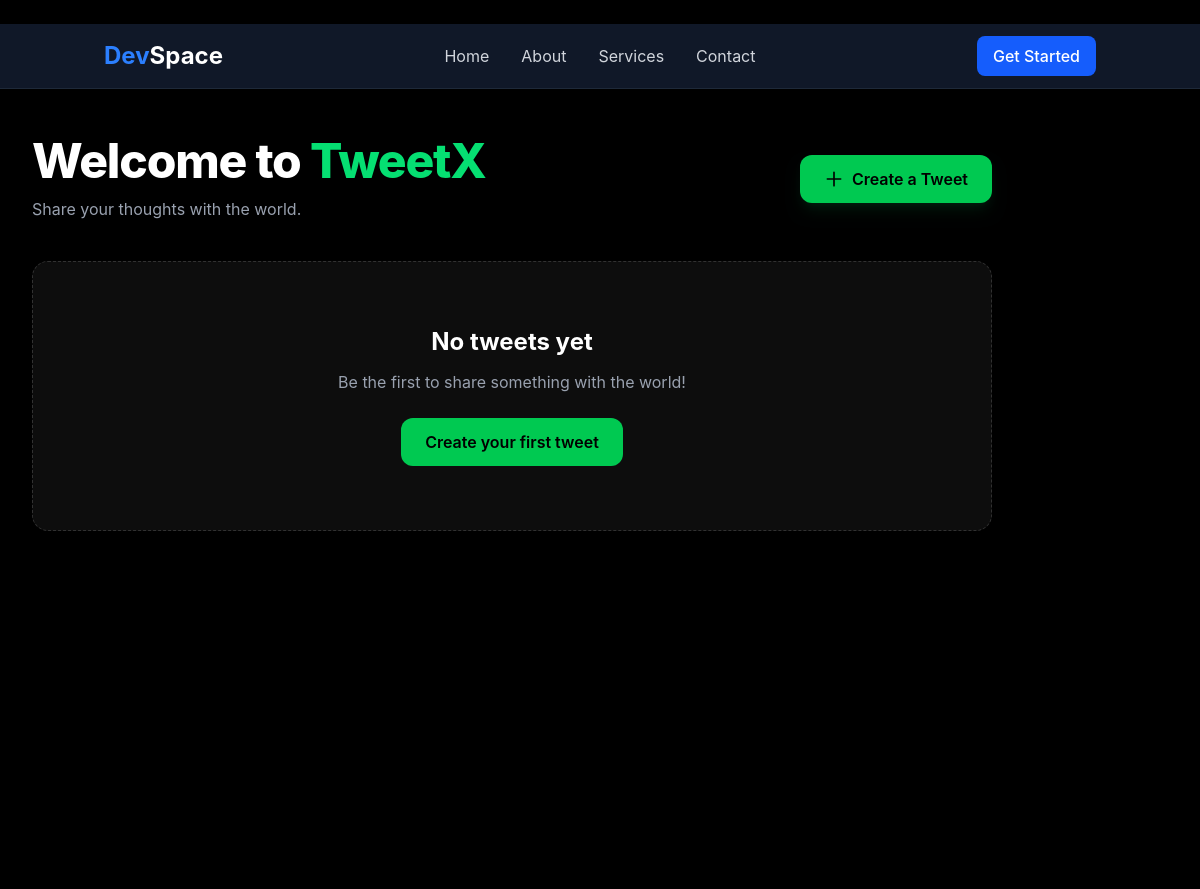
Page /tweet/ on the earlier database version.
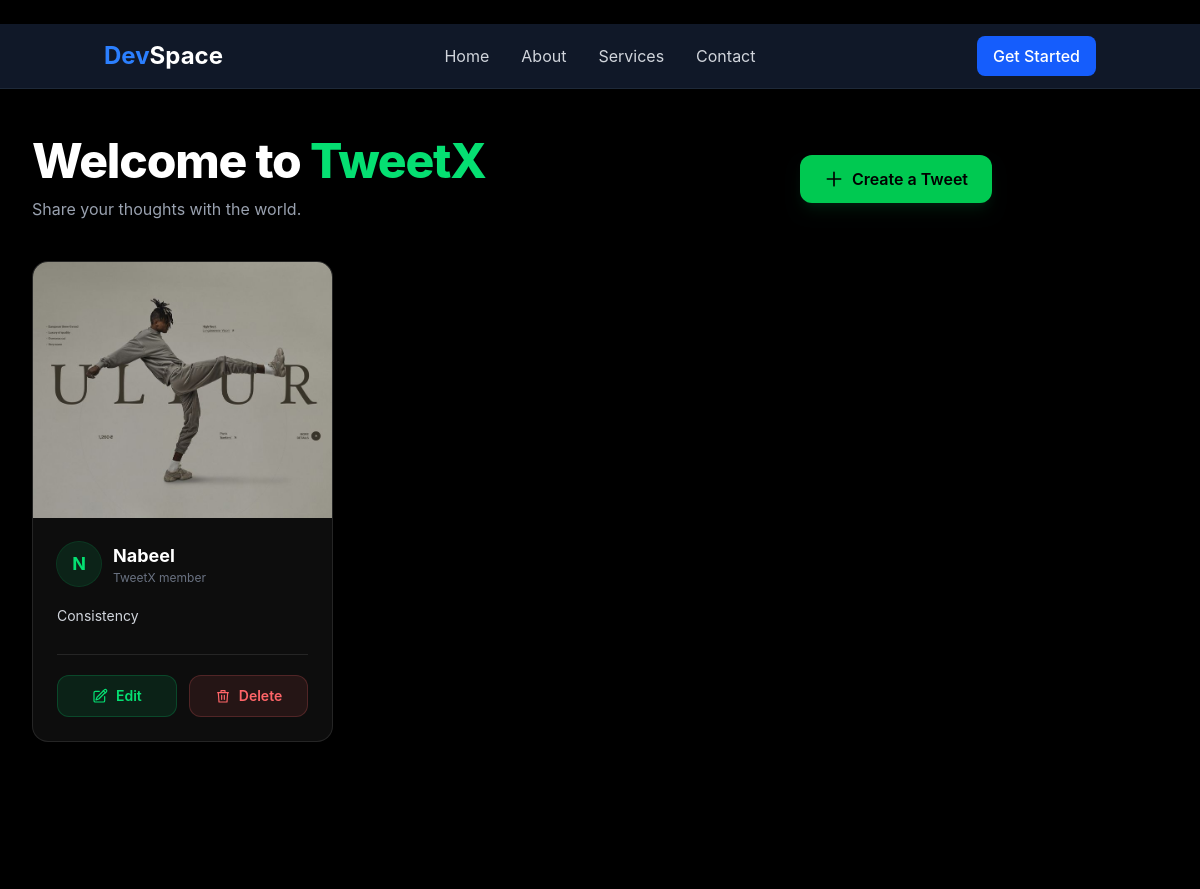
Same page on the later database version.
### tweet/models.py (models this page shows, shortened)
class Tweet(models.Model):
    user = models.ForeignKey(User, on_delete=models.CASCADE)
    text = models.TextField(max_length=240)
    photo = models.ImageField(upload_to='photos/', blank=True, null=True)
    created_at = models.DateTimeField(auto_now_add=True)
    updated_at = models.DateTimeField(auto_now=True)

### tweet/views.py (the view)
# urls.py: path('', views.tweet_list, name='tweet_list'),
def tweet_list(request):
    tweets = Tweet.objects.all().order_by('-created_at')
    return render(request, 'tweet_list.html', {'tweets': tweets})

### tweet/templates/tweet_list.html (shortened to what this page needs)
{% extends "layout.html" %}
{% block content %}
<div class="min-h-screen bg-black px-4 py-12 sm:px-6 lg:px-8">
    <div class="mx-auto mb-10 max-w-7xl">
        <div class="flex flex-col gap-5 sm:flex-row sm:items-center sm:justify-between">
            <div>
                <h1 class="text-4xl font-extrabold tracking-tight text-white sm:text-5xl">
                    Welcome to <span class="text-green-400">TweetX</span>
                </h1>
                <p class="mt-3 text-sm text-gray-400 sm:text-base">
                    Share your thoughts with the world.
                </p>
            </div>
            <a href="{% url 'tweet_create' %}"
               class="inline-flex items-center justify-center gap-2 rounded-xl bg-green-500 px-6 py-3 font-semibold text-black shadow-lg shadow-green-500/10 transition duration-300 hover:-translate-y-1 hover:bg-green-400 hover:shadow-green-500/20 focus:outline-none focus:ring-2 focus:ring-green-400 focus:ring-offset-2 focus:ring-offset-black">
                <svg class="h-5 w-5" fill="none" stroke="currentColor"
                     viewBox="0 0 24 24">
                    <path stroke-linecap="round" stroke-linejoin="round"
                          stroke-width="2" d="M12 4v16m8-8H4"/>
                </svg>
                Create a Tweet
            </a>
        </div>
    </div>
    <div class="mx-auto grid max-w-7xl grid-cols-1 gap-7 sm:grid-cols-2 lg:grid-cols-3">
        {% for tweet in tweets %}
        <div class="group flex flex-col overflow-hidden rounded-2xl border border-white/10 bg-[#0d0d0d] shadow-xl shadow-black/30 transition duration-300 hover:-translate-y-1.5 hover:border-green-400/30 hover:shadow-2xl hover:shadow-green-500/5">
            <div class="overflow-hidden bg-[#151515]">
                {% if tweet.photo %}
                <img
                    class="h-64 w-full object-cover transition duration-500 group-hover:scale-105"
                    src="{{ tweet.photo.url }}"
                    alt="Tweet by {{ tweet.user.username }}"
                    loading="lazy"
                />
                {% endif %}
            </div>
            <div class="flex flex-1 flex-col p-6">
                <div class="mb-4 flex items-center gap-3">
                    <div class="flex h-11 w-11 shrink-0 items-center justify-center rounded-full bg-green-400/10 text-lg font-bold text-green-400 ring-1 ring-green-400/20">
                        {{ tweet.user.username|first|upper }}
                    </div>
                    <div class="min-w-0">
                        <h2 class="truncate text-lg font-bold text-white">
                            {{ tweet.user.username }}
                        </h2>
                        <p class="text-xs text-gray-500">
                            TweetX member
                        </p>
                    </div>
                </div>
                <p class="mb-6 flex-1 whitespace-pre-wrap break-words text-sm leading-7 text-gray-300">{{ tweet.text }}</p>
                <div class="mt-auto flex gap-3 border-t border-white/10 pt-5">
                    <a href="{% url 'tweet_edit' tweet.id %}"
                       class="inline-flex flex-1 items-center justify-center gap-2 rounded-xl border border-green-400/20 bg-green-400/10 px-4 py-2.5 text-sm font-semibold text-green-400 transition duration-200 hover:border-green-400 hover:bg-green-400 hover:text-black focus:outline-none focus:ring-2 focus:ring-green-400">
                        Edit
                    </a>
                    <a href="{% url 'tweet_delete' tweet.id %}"
                       class="inline-flex flex-1 items-center justify-center gap-2 rounded-xl border border-red-400/20 bg-red-400/10 px-4 py-2.5 text-sm font-semibold text-red-400 transition duration-200 hover:border-red-400 hover:bg-red-500 hover:text-white focus:outline-none focus:ring-2 focus:ring-red-400">
                        <svg class="h-4 w-4" fill="none" stroke="currentColor"
                             viewBox="0 0 24 24">
                            <path stroke-linecap="round" stroke-linejoin="round"
                                  stroke-width="1.8"
                                  d="M4 7h16M10 11v6m4-6v6M5 7l1 14h12l1-14M9 7V4h6v3"/>
                        </svg>
                        Delete
                    </a>
                </div>
            </div>
        </div>
        {% empty %}
        <div class="col-span-full rounded-2xl border border-dashed border-white/15 bg-[#0d0d0d] px-6 py-16 text-center">
            <h2 class="text-2xl font-bold text-white">
                No tweets yet
            </h2>
            <p class="mt-3 text-gray-400">
                Be the first to share something with the world!
            </p>
            <a href="{% url 'tweet_create' %}"
               class="mt-6 inline-flex rounded-xl bg-green-500 px-6 py-3 font-semibold text-black transition hover:bg-green-400">
                Create your first tweet
            </a>
        </div>
        {% endfor %}
    </div>
</div>
{% endblock %}

### templates/layout.html (shortened to what this page needs)
{% load static %}
{% load static tailwind_tags %}
<!DOCTYPE html>
<html lang="en">
<head>
    {% tailwind_css %}
</head>
<body class="bg-[#000]">
<nav class="bg-gray-900 border-b border-gray-800">
    <div class="container mx-auto px-4">
        <div class="flex h-16 items-center justify-between">
            <a href="/" class="text-2xl font-bold text-blue-500">
                Dev<span class="text-white">Space</span>
            </a>
            <div class="hidden items-center gap-8 md:flex">
                <a href="/" class="text-gray-300 transition hover:text-blue-400">
                    Home
                </a>
                <a href="#" class="text-gray-300 transition hover:text-blue-400">
                    About
                </a>
                <a href="#" class="text-gray-300 transition hover:text-blue-400">
                    Services
                </a>
                <a href="#" class="text-gray-300 transition hover:text-blue-400">
                    Contact
                </a>
            </div>
            <a href="#"
               class="hidden rounded-lg bg-blue-600 px-4 py-2 font-medium text-white transition hover:bg-blue-700 sm:inline-block">
                Get Started
            </a>
        </div>
    </div>
</nav>
    <div class="container">
        {% block content %}{% endblock %}
    </div>
</body>
</html>

Differences in the rows shown:
added Tweet: photo (picture), user.username|first "N", user.username "Nabeel", text "Consistency"
Other differences:
text no longer shown: "No tweets yet Be the first to share something with the world! Create your first tweet"
